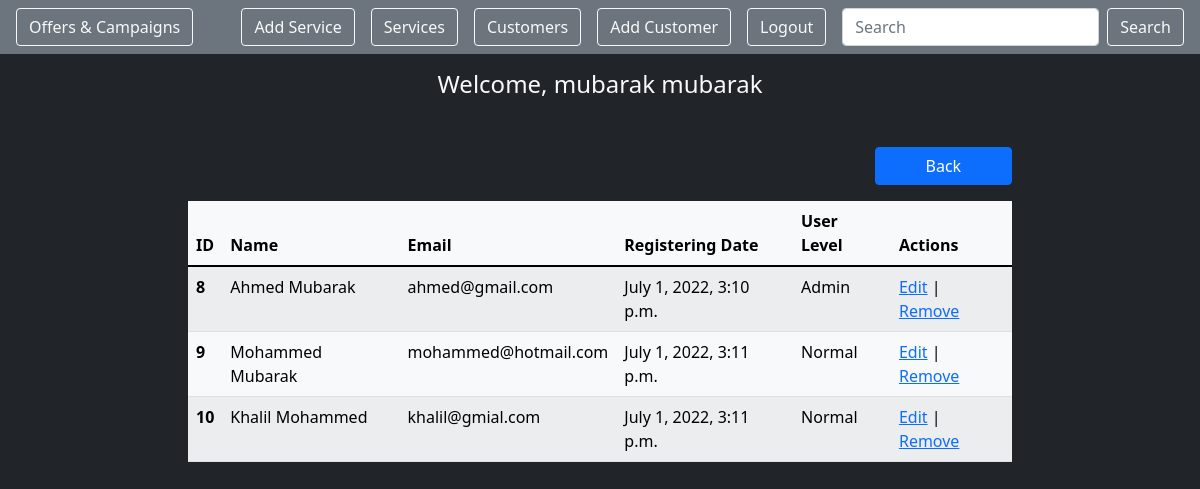
The page /all_employee (signed in) on the database its author committed.
### login_app/models.py (models this page shows)
class Employee(models.Model):
    first_name = models.CharField(max_length=255)
    last_name = models.CharField(max_length=255)
    email = models.CharField(max_length=255)
    password = models.CharField(max_length=255)
    admin = models.BooleanField(default=False)
    created_at = models.DateTimeField(auto_now_add=True)
    updated_at = models.DateTimeField(auto_now=True)
    objects = EmployeeManager()

### login_app/views.py (the view)
# urls.py: path('all_employee',views.all_users),
def all_users(request):
    if ('employeeid' in request.session) :
        user = Employee.objects.get(id=request.session['employeeid'])
        context = {
            'other_users': Employee.objects.exclude(id=user.id),
            'user':user
        }
        return render(request, 'users.html', context)
    else:
        return redirect('/')

### login_app/templates/users.html (shortened to what this page needs)
<!DOCTYPE html>
<html lang="en">
<head>
    <link href="https://cdn.jsdelivr.net/npm/bootstrap@5.1.3/dist/css/bootstrap.min.css" rel="stylesheet"
 />
</head>
<body class="bg-dark">
    <nav class="navbar navbar-dark bg-secondary justify-content-around">
        <a class="btn btn-outline-light me-3" href='/crm/offers'>Offers & Campaigns</a>
        <div class='d-flex justify-content'>
            {%if user.admin%}
            <a class="btn btn-outline-light me-3 " href='/crm/new_service'>Add Service</a>
            {%endif%}
            <a class="btn btn-outline-light me-3 " href='/crm/all_services'>Services</a>
            <a class="btn btn-outline-light me-3 " href='/crm/all_customers'>Customers</a>
            <a class="btn btn-outline-light me-3 " href='/crm/new'>Add Customer</a>
            <a class="btn btn-outline-light me-3 " href='/logout'>Logout</a>
            <form action="/crm/search_user" method="post" class="d-flex">
                <input class="form-control me-2 float-end" type="text" name="search" placeholder="Search"
                    aria-label="Search" />
                <button class="btn btn-outline-light float-end  " type="submit">Search</button>
            </form>
        </div>
    </nav>
    <h4 class="mt-3 text-light text-center">Welcome, {{user.first_name}} {{user.last_name}}</h4>
    <div class="contaoner mt-5">
        <div class="col-8 offset-2">
            <div class="row mb-3 align-items-center">
                <a href="/crm/all_customers" class="btn btn-primary float-end col-2">Back</a>
            </div>
            <div class="row">
                <table class="table table-light table-striped">
                    <thead>
                        <tr>
                            <th scope="col">ID</th>
                            <th scope="col">Name</th>
                            <th scope="col">Email</th>
                            <th scope="col">Registering Date</th>
                            <th scope="col">User Level</th>
                            <th scope="col">Actions</th>
                        </tr>
                    </thead>
                    <tbody>
                        {%for user in other_users%}
                        <tr>
                            <th scope="row">{{user.id}}</th>
                            <td>
                                {{user.first_name}} {{user.last_name}}
                            </td>
                            <td>{{user.email}}</td>
                            <td>{{user.created_at}}</td>
                            {%if user.admin%}
                            <td>Admin</td>
                            {%else%}
                            <td>Normal</td>
                            {%endif%}
                            <td>
                                <a href="edit/{{user.id}}">Edit</a> |
                                <a href="delete/{{user.id}}" onclick="return confirm('Are you sure?')">Remove</a>
                            </td>
                            {%endfor%}
                        </tr>
                    </tbody>
                </table>
            </div>
        </div>
    </div>
</body>
</html>

### rows shown on the page
Employee: first_name "mubarak", last_name "mubarak"
Employee: id "8", first_name "Ahmed", last_name "Mubarak", email "ahmed@gmail.com", created_at "July 1, 2022, 3:10 p.m.", admin "Admin"
Employee: id "9", first_name "Mohammed", last_name "Mubarak", email "mohammed@hotmail.com", created_at "July 1, 2022, 3:11 p.m.", admin "Normal"
Employee: id "10", first_name "Khalil", last_name "Mohammed", email "khalil@gmial.com", created_at "July 1, 2022, 3:11 p.m.", admin "Normal"
